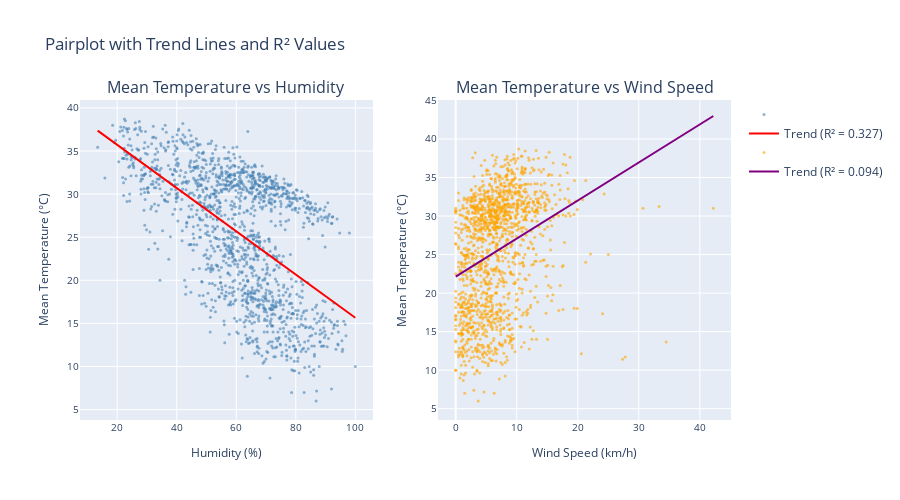

The notebook cell saved with this chart:
### Code cell
from sklearn.metrics import r2_score
from plotly.subplots import make_subplots
import plotly.graph_objects as go

# Create subplots
fig = make_subplots(
    rows=1, cols=2,
    subplot_titles=('Mean Temperature vs Humidity', 'Mean Temperature vs Wind Speed')
)

# Scatter with trendline for humidity
fig.add_trace(
    go.Scatter(x=df['humidity'], y=df['meantemp'],
               mode='markers',
               name='',
               marker=dict(size=3, opacity=0.6, color='steelblue')),
    row=1, col=1
)

# Add trendline for humidity and calculate R²
z = np.polyfit(df['humidity'], df['meantemp'], 1)
p = np.poly1d(z)
y_pred_humidity = p(df['humidity'])
r2_humidity = r2_score(df['meantemp'], y_pred_humidity)

fig.add_trace(
    go.Scatter(x=df['humidity'], y=p(df['humidity']),
               mode='lines',
               name=f'Trend (R² = {r2_humidity:.3f})',
               line=dict(color='red', width=2)),
    row=1, col=1
)

# Scatter with trendline for wind_speed
fig.add_trace(
    go.Scatter(x=df['wind_speed'], y=df['meantemp'],
               mode='markers',
               name='',
               marker=dict(size=3, opacity=0.6, color='orange')),
    row=1, col=2
)

# Add trendline for wind_speed and calculate R²
z2 = np.polyfit(df['wind_speed'], df['meantemp'], 1)
p2 = np.poly1d(z2)
y_pred_wind = p2(df['wind_speed'])
r2_wind = r2_score(df['meantemp'], y_pred_wind)

fig.add_trace(
    go.Scatter(x=df['wind_speed'], y=p2(df['wind_speed']),
               mode='lines',
               name=f'Trend (R² = {r2_wind:.3f})',
               line=dict(color='purple', width=2)),
    row=1, col=2
)

fig.update_xaxes(
    title_text="Humidity (%)",
    title_font=dict(size=12),
    tickfont=dict(size=10),
    row=1, col=1
)

fig.update_xaxes(
    title_text="Wind Speed (km/h)",
    title_font=dict(size=12), 
    tickfont=dict(size=10),
    row=1, col=2
)

fig.update_yaxes(
    title_text="Mean Temperature (°C)",
    title_font=dict(size=12),
    tickfont=dict(size=10)
)

fig.update_layout(
    title="Pairplot with Trend Lines and R² Values",
    height=500,
    showlegend=True
)

fig.show()

# Print the R² values
print(f"R² for Humidity vs Mean Temperature: {r2_humidity:.4f}")
print(f"R² for Wind Speed vs Mean Temperature: {r2_wind:.4f}")

### Figure 1 — Plotly figure (JSON) as saved in the notebook; plotly's stock layout.template omitted (floating-point values rounded to 4 significant figures; data arrays with more than 128 entries replaced by an {"elided": "..."} marker saying what was removed)
{"data": [{"marker": {"color": "steelblue", "opacity": 0.6, "size": 3}, "mode": "markers", "name": "", "type": "scatter", "x": {"elided": "1462 float values"}, "xaxis": "x", "y": {"elided": "1462 float values"}, "yaxis": "y"}, {"line": {"color": "red", "width": 2}, "mode": "lines", "name": "Trend (R² = 0.327)", "type": "scatter", "x": {"elided": "1462 float values"}, "xaxis": "x", "y": {"elided": "1462 float values"}, "yaxis": "y"}, {"marker": {"color": "orange", "opacity": 0.6, "size": 3}, "mode": "markers", "name": "", "type": "scatter", "x": {"elided": "1462 float values"}, "xaxis": "x2", "y": {"elided": "1462 float values"}, "yaxis": "y2"}, {"line": {"color": "purple", "width": 2}, "mode": "lines", "name": "Trend (R² = 0.094)", "type": "scatter", "x": {"elided": "1462 float values"}, "xaxis": "x2", "y": {"elided": "1462 float values"}, "yaxis": "y2"}], "layout": {"annotations": [{"font": {"size": 16}, "showarrow": false, "text": "Mean Temperature vs Humidity", "x": 0.225, "xanchor": "center", "xref": "paper", "y": 1, "yanchor": "bottom", "yref": "paper"}, {"font": {"size": 16}, "showarrow": false, "text": "Mean Temperature vs Wind Speed", "x": 0.775, "xanchor": "center", "xref": "paper", "y": 1, "yanchor": "bottom", "yref": "paper"}], "height": 500, "showlegend": true, "title": {"text": "Pairplot with Trend Lines and R² Values"}, "xaxis": {"anchor": "y", "domain": [0, 0.45], "tickfont": {"size": 10}, "title": {"font": {"size": 12}, "text": "Humidity (%)"}}, "xaxis2": {"anchor": "y2", "domain": [0.55, 1], "tickfont": {"size": 10}, "title": {"font": {"size": 12}, "text": "Wind Speed (km/h)"}}, "yaxis": {"anchor": "x", "domain": [0, 1], "tickfont": {"size": 10}, "title": {"font": {"size": 12}, "text": "Mean Temperature (°C)"}}, "yaxis2": {"anchor": "x2", "domain": [0, 1], "tickfont": {"size": 10}, "title": {"font": {"size": 12}, "text": "Mean Temperature (°C)"}}}}
